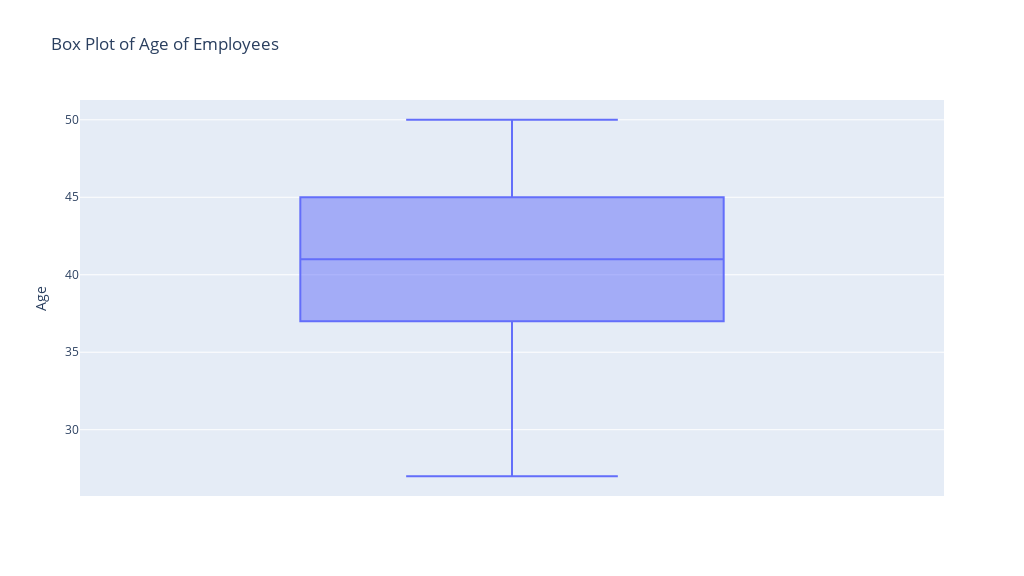
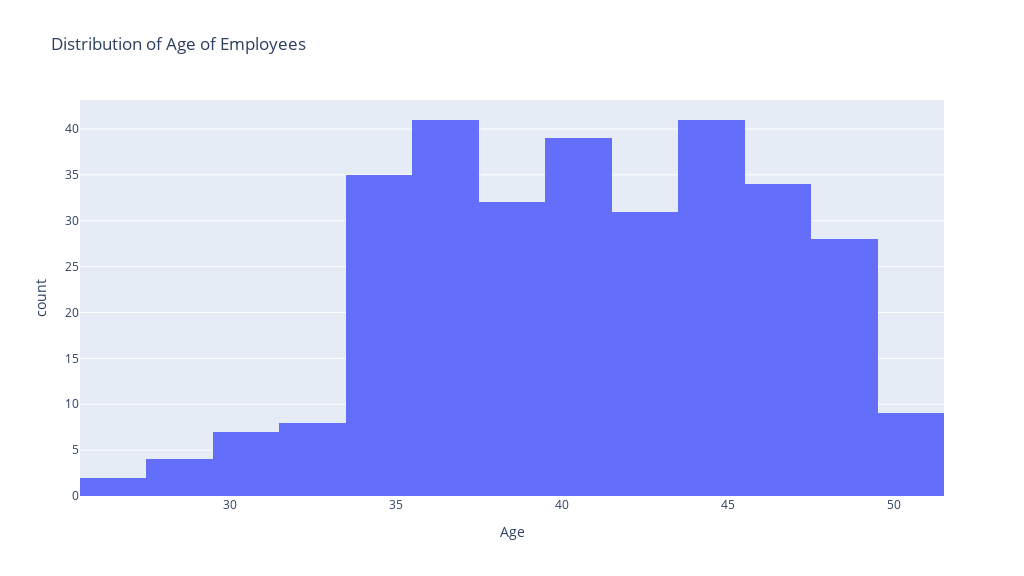

The notebook cell these images were saved under, in order:
### Markdown cell above
Let's see how the distribution of age looks like. And look for outliers in case there are any.

### Code cell
fig = px.box(df_days, y='Age', width=1024, height=576, title="Box Plot of Age of Employees")
fig.show()
fig = px.histogram(df_days, x='Age', width=1024, height=576, title="Distribution of Age of Employees")
fig.show()

### Figure 1 — Plotly figure (JSON) as saved in the notebook; plotly's stock layout.template omitted (floating-point values rounded to 4 significant figures; data arrays with more than 128 entries replaced by an {"elided": "..."} marker saying what was removed)
{"data": [{"alignmentgroup": "True", "hovertemplate": "Age=%{y}<extra></extra>", "legendgroup": "", "marker": {"color": "#636efa"}, "name": "", "notched": false, "offsetgroup": "", "orientation": "v", "showlegend": false, "type": "box", "x0": " ", "xaxis": "x", "y": {"elided": "311 int values"}, "y0": " ", "yaxis": "y"}], "layout": {"boxmode": "group", "height": 576, "legend": {"tracegroupgap": 0}, "title": {"text": "Box Plot of Age of Employees"}, "width": 1024, "xaxis": {"anchor": "y", "domain": [0, 1]}, "yaxis": {"anchor": "x", "domain": [0, 1], "title": {"text": "Age"}}}}

### Figure 2 — Plotly figure (JSON) as saved in the notebook; plotly's stock layout.template omitted (floating-point values rounded to 4 significant figures; data arrays with more than 128 entries replaced by an {"elided": "..."} marker saying what was removed)
{"data": [{"alignmentgroup": "True", "bingroup": "x", "hovertemplate": "Age=%{x}<br>count=%{y}<extra></extra>", "legendgroup": "", "marker": {"color": "#636efa", "pattern": {"shape": ""}}, "name": "", "offsetgroup": "", "orientation": "v", "showlegend": false, "type": "histogram", "x": {"elided": "311 int values"}, "xaxis": "x", "yaxis": "y"}], "layout": {"barmode": "relative", "height": 576, "legend": {"tracegroupgap": 0}, "title": {"text": "Distribution of Age of Employees"}, "width": 1024, "xaxis": {"anchor": "y", "domain": [0, 1], "title": {"text": "Age"}}, "yaxis": {"anchor": "x", "domain": [0, 1], "title": {"text": "count"}}}}
